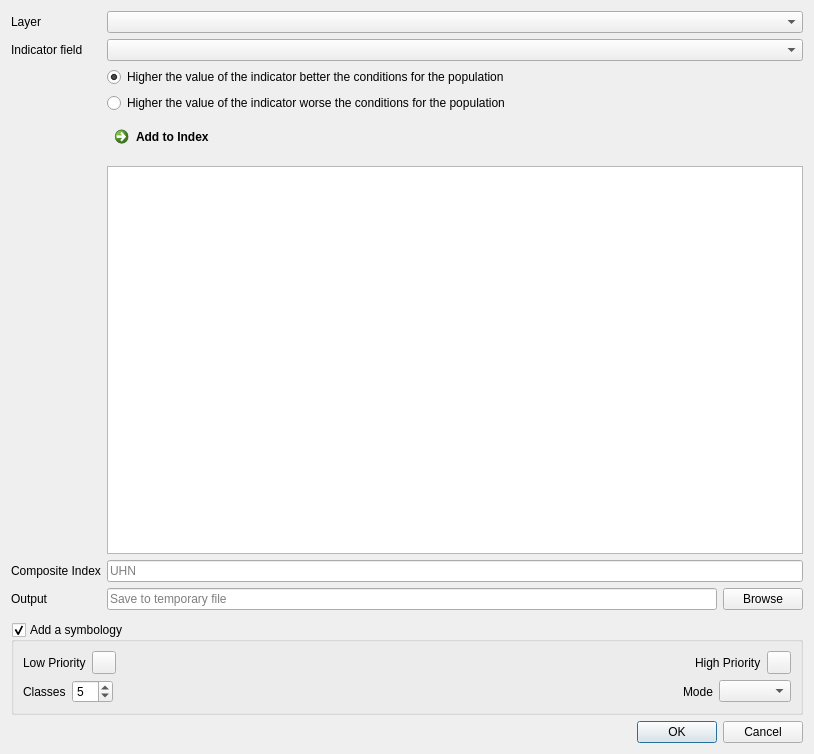
<?xml version="1.0" encoding="UTF-8"?>
<ui version="4.0">
 <class>Composite_Index</class>
 <widget class="QWidget" name="Composite_Index">
  <property name="geometry">
   <rect>
    <x>0</x>
    <y>0</y>
    <width>814</width>
    <height>754</height>
   </rect>
  </property>
  <property name="windowTitle">
   <string>Incidence</string>
  </property>
  <layout class="QVBoxLayout" name="verticalLayout">
   <item>
    <layout class="QFormLayout" name="formLayout">
     <property name="fieldGrowthPolicy">
      <enum>QFormLayout::ExpandingFieldsGrow</enum>
     </property>
     <item row="2" column="0">
      <widget class="QLabel" name="label">
       <property name="text">
        <string>Layer</string>
       </property>
      </widget>
     </item>
     <item row="2" column="1">
      <widget class="QgsMapLayerComboBox" name="cbx_aggregation_layer">
       <property name="sizePolicy">
        <sizepolicy hsizetype="Expanding" vsizetype="Fixed">
         <horstretch>0</horstretch>
         <verstretch>0</verstretch>
        </sizepolicy>
       </property>
      </widget>
     </item>
     <item row="3" column="0">
      <widget class="QLabel" name="label_4">
       <property name="text">
        <string>Indicator field</string>
       </property>
      </widget>
     </item>
     <item row="3" column="1">
      <widget class="QgsFieldComboBox" name="cbx_indicator_field">
       <property name="sizePolicy">
        <sizepolicy hsizetype="Expanding" vsizetype="Fixed">
         <horstretch>0</horstretch>
         <verstretch>0</verstretch>
        </sizepolicy>
       </property>
      </widget>
     </item>
     <item row="9" column="0">
      <widget class="QLabel" name="label_3">
       <property name="text">
        <string>Composite Index</string>
       </property>
      </widget>
     </item>
     <item row="10" column="0">
      <widget class="QLabel" name="label_8">
       <property name="text">
        <string>Output</string>
       </property>
      </widget>
     </item>
     <item row="10" column="1">
      <layout class="QHBoxLayout" name="horizontalLayout_6">
       <item>
        <widget class="QLineEdit" name="le_output_filepath">
         <property name="placeholderText">
          <string>Save to temporary file</string>
         </property>
        </widget>
       </item>
       <item>
        <widget class="QPushButton" name="button_browse">
         <property name="text">
          <string>Browse</string>
         </property>
        </widget>
       </item>
      </layout>
     </item>
     <item row="11" column="1">
      <layout class="QHBoxLayout" name="horizontalLayout"/>
     </item>
     <item row="5" column="1">
      <widget class="QRadioButton" name="radioButton_vector_positive">
       <property name="text">
        <string>Higher the value of the indicator better the conditions for the population</string>
       </property>
       <property name="checked">
        <bool>true</bool>
       </property>
       <attribute name="buttonGroup">
        <string notr="true">buttonGroup_2</string>
       </attribute>
      </widget>
     </item>
     <item row="6" column="1">
      <widget class="QRadioButton" name="radioButton_vector_negative">
       <property name="text">
        <string>Higher the value of the indicator worse the conditions for the population</string>
       </property>
       <attribute name="buttonGroup">
        <string notr="true">buttonGroup_2</string>
       </attribute>
      </widget>
     </item>
     <item row="9" column="1">
      <widget class="QLineEdit" name="le_new_column">
       <property name="maxLength">
        <number>10</number>
       </property>
       <property name="placeholderText">
        <string>UHN</string>
       </property>
      </widget>
     </item>
     <item row="8" column="1">
      <widget class="QListWidget" name="cbx_list_indicators"/>
     </item>
     <item row="7" column="1">
      <widget class="QCommandLinkButton" name="command_link_button">
       <property name="text">
        <string>Add to Index</string>
       </property>
      </widget>
     </item>
    </layout>
   </item>
   <item>
    <widget class="QgsCollapsibleGroupBox" name="symbology">
     <property name="title">
      <string>Add a symbology</string>
     </property>
     <property name="checkable">
      <bool>true</bool>
     </property>
     <property name="collapsed" stdset="0">
      <bool>false</bool>
     </property>
     <layout class="QVBoxLayout" name="verticalLayout_3">
      <item>
       <layout class="QHBoxLayout" name="horizontalLayout_3">
        <item>
         <widget class="QLabel" name="label_9">
          <property name="text">
           <string>Low Priority</string>
          </property>
         </widget>
        </item>
        <item>
         <widget class="QgsColorButtonV2" name="color_low_value">
          <property name="color" stdset="0">
           <color>
            <red>255</red>
            <green>246</green>
            <blue>246</blue>
           </color>
          </property>
         </widget>
        </item>
        <item>
         <spacer name="horizontalSpacer">
          <property name="orientation">
           <enum>Qt::Horizontal</enum>
          </property>
          <property name="sizeHint" stdset="0">
           <size>
            <width>40</width>
            <height>20</height>
           </size>
          </property>
         </spacer>
        </item>
        <item>
         <widget class="QLabel" name="label_10">
          <property name="text">
           <string>High Priority</string>
          </property>
         </widget>
        </item>
        <item>
         <widget class="QgsColorButtonV2" name="color_high_value">
          <property name="color" stdset="0">
           <color>
            <red>202</red>
            <green>33</green>
            <blue>36</blue>
           </color>
          </property>
         </widget>
        </item>
       </layout>
      </item>
      <item>
       <layout class="QHBoxLayout" name="horizontalLayout_4">
        <item>
         <widget class="QLabel" name="label_11">
          <property name="text">
           <string>Classes</string>
          </property>
         </widget>
        </item>
        <item>
         <widget class="QSpinBox" name="spinBox_classes">
          <property name="minimum">
           <number>1</number>
          </property>
          <property name="value">
           <number>5</number>
          </property>
         </widget>
        </item>
        <item>
         <spacer name="horizontalSpacer_2">
          <property name="orientation">
           <enum>Qt::Horizontal</enum>
          </property>
          <property name="sizeHint" stdset="0">
           <size>
            <width>40</width>
            <height>20</height>
           </size>
          </property>
         </spacer>
        </item>
        <item>
         <widget class="QLabel" name="label_12">
          <property name="text">
           <string>Mode</string>
          </property>
         </widget>
        </item>
        <item>
         <widget class="QComboBox" name="cbx_mode"/>
        </item>
       </layout>
      </item>
     </layout>
    </widget>
   </item>
   <item>
    <widget class="QDialogButtonBox" name="button_box_ok">
     <property name="orientation">
      <enum>Qt::Horizontal</enum>
     </property>
     <property name="standardButtons">
      <set>QDialogButtonBox::Cancel|QDialogButtonBox::Ok</set>
     </property>
    </widget>
   </item>
  </layout>
 </widget>
 <customwidgets>
  <customwidget>
   <class>QgsCollapsibleGroupBox</class>
   <extends>QGroupBox</extends>
   <header>qgscollapsiblegroupbox.h</header>
   <container>1</container>
  </customwidget>
  <customwidget>
   <class>QgsColorButtonV2</class>
   <extends>QToolButton</extends>
   <header>qgscolorbuttonv2.h</header>
  </customwidget>
  <customwidget>
   <class>QgsFieldComboBox</class>
   <extends>QComboBox</extends>
   <header>qgsfieldcombobox.h</header>
  </customwidget>
  <customwidget>
   <class>QgsMapLayerComboBox</class>
   <extends>QComboBox</extends>
   <header>qgsmaplayercombobox.h</header>
  </customwidget>
 </customwidgets>
 <resources/>
 <connections>
  <connection>
   <sender>cbx_aggregation_layer</sender>
   <signal>layerChanged(QgsMapLayer*)</signal>
   <receiver>cbx_indicator_field</receiver>
   <slot>setLayer(QgsMapLayer*)</slot>
   <hints>
    <hint type="sourcelabel">
     <x>390</x>
     <y>27</y>
    </hint>
    <hint type="destinationlabel">
     <x>390</x>
     <y>61</y>
    </hint>
   </hints>
  </connection>
 </connections>
 <buttongroups>
  <buttongroup name="buttonGroup_2"/>
 </buttongroups>
</ui>
